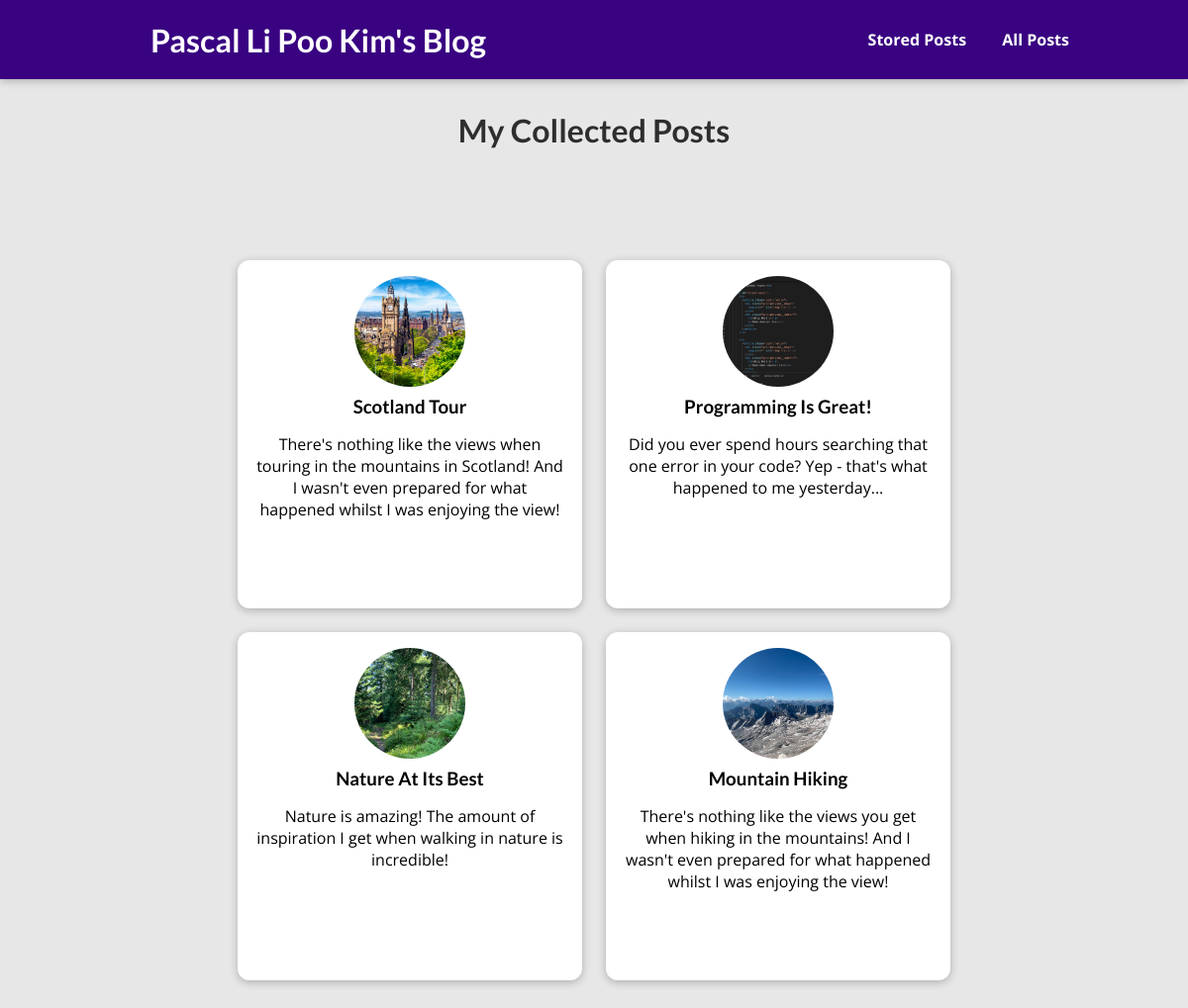
/posts/, run on the app's committed database.
### blog/models.py (models this page shows, shortened)
class Post(models.Model):
    title = models.CharField(max_length=150)
    excerpt = models.CharField(max_length=200)
    image = models.ImageField(upload_to="posts", null=True)
    date = models.DateField(auto_now=True)
    slug = models.SlugField(unique=True)
    content = models.TextField(validators=[MinLengthValidator(10)])
    author = models.ForeignKey(
        Author, on_delete=models.SET_NULL, null=True, related_name="posts"
    )
    tags = models.ManyToManyField(Tag)

### blog/views.py (the view)
# urls.py: path("posts/", views.AllPostsView.as_view(), name="posts-page"),
class AllPostsView(ListView):
    template_name = "blog/all-posts.html"
    model = Post
    ordering = ["-date"]
    context_object_name = "all_posts"

### blog/templates/blog/all-posts.html (shortened to what this page needs)
{% extends "base.html" %}
{% load static %}
{%block css_files %}
    <link rel="stylesheet" href="{% static "blog/post.css" %}" >
    <link rel="stylesheet" href="{% static "blog/all-posts.css" %}" >
{% endblock %}
{% block content %}
    <section id="all-posts">
        <h2>My Collected Posts </h2>
    </section>
    <ul>
        {% for post in all_posts %}
            {% include "blog/include/post.html" %}
        {%endfor %}
    </ul>
{% endblock %}

### blog/templates/blog/include/post.html
{% load static %}
<li>
    <article class="post">
        <a href="{% url "post-detail-page" post.slug %}">
            <img src="{{ post.image.url }}" alt="{{ post.title }}" />
            <div class="post__content">
                <h3> {{ post.title }} </h3>
                <p>
                    {{ post.excerpt }}
                </p>
            </div>
        </a>
    </article>
</li>

### static/app.css (style rules this page uses)
* { box-sizing: border-box; }
html { font-family: 'Open Sans', 'Lato', sans-serif; }
body { margin: 0; }
h1, h2, h3 { font-family: 'Lato', sans-serif; font-weight: bold; }

### blog/static/blog/post.css (style rules this page uses)
.post { display: flex; flex-direction: column; align-items: center; text-align: center; }
.post a { text-decoration: none; color: black; transition: all 0.2s ease; padding: 1rem; }
.post img { width: 10rem; height: 10rem; object-fit: cover; border-radius: 50%; }
.post h3 { margin: 0.25rem 0; }

### blog/static/blog/all-posts.css (style rules this page uses)
body { background-color: #e7e7e7; }
#all-posts { margin: 7rem auto; width: 90%; max-width: 60rem; }
#all-posts h2 { text-align: center; font-size: 2rem; color: #2e2e2e; margin: 3rem 0; }
ul { list-style: none; margin: 0 15rem 5rem 15rem; padding: 0; display: grid; grid-template-columns: repeat(auto-fill, minmax(17rem, 1fr)); gap: 1.5rem; }
.post img { width: 7rem; height: 7rem; }
.post a { height: 22rem; transform-origin: center; box-shadow: 0 2px 8px rgba(0, 0, 0, 0.25); border-radius: 12px; background-color: white; }

### data on the page
Post: image (picture), title "Scotland Tour", excerpt "There's nothing like the views when touring in the mountains in Scotland! And I wasn't even prepared for what happened whilst I was enjoying the view!"
Post: image (picture), title "Programming Is Great!", excerpt "Did you ever spend hours searching that one error in your code? Yep - that's what happened to me yesterday..."
Post: image (picture), title "Nature At Its Best", excerpt "Nature is amazing! The amount of inspiration I get when walking in nature is incredible!"
Post: image (picture), title "Mountain Hiking", excerpt "There's nothing like the views you get when hiking in the mountains! And I wasn't even prepared for what happened whilst I was enjoying the view!"
